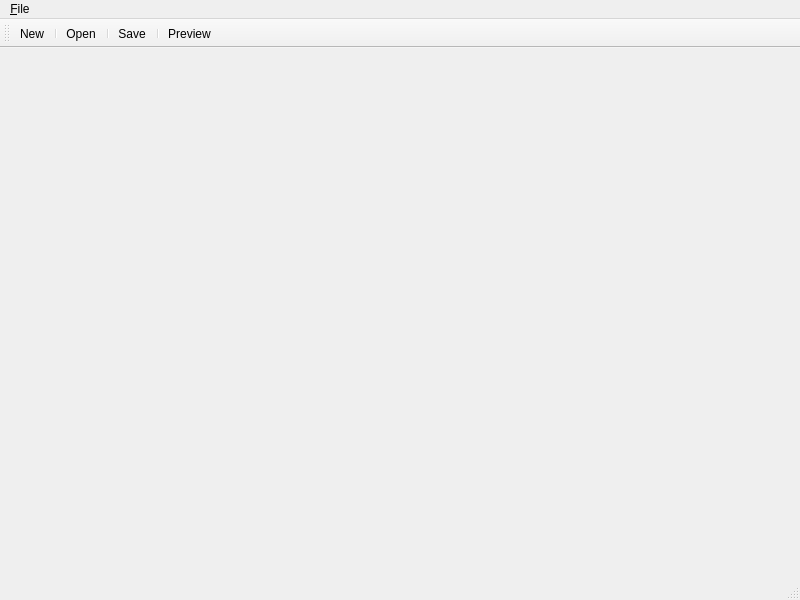
<?xml version="1.0" encoding="UTF-8"?>
<ui version="4.0">
 <class>MainWindow</class>
 <widget class="QMainWindow" name="MainWindow">
  <property name="geometry">
   <rect>
    <x>0</x>
    <y>0</y>
    <width>800</width>
    <height>600</height>
   </rect>
  </property>
  <property name="windowTitle">
   <string>TikZ Kit</string>
  </property>
  <widget class="QWidget" name="centralwidget"/>
  <widget class="QMenuBar" name="menubar">
   <property name="geometry">
    <rect>
     <x>0</x>
     <y>0</y>
     <width>800</width>
     <height>20</height>
    </rect>
   </property>
   <widget class="QMenu" name="menu_File">
    <property name="title">
     <string>&amp;File</string>
    </property>
    <addaction name="aNew"/>
    <addaction name="aOpen"/>
    <addaction name="aSave"/>
    <addaction name="separator"/>
    <addaction name="aQuit"/>
   </widget>
   <addaction name="menu_File"/>
  </widget>
  <widget class="QStatusBar" name="statusbar"/>
  <widget class="QToolBar" name="toolBar">
   <property name="windowTitle">
    <string>toolBar</string>
   </property>
   <property name="toolButtonStyle">
    <enum>Qt::ToolButtonTextUnderIcon</enum>
   </property>
   <attribute name="toolBarArea">
    <enum>TopToolBarArea</enum>
   </attribute>
   <attribute name="toolBarBreak">
    <bool>false</bool>
   </attribute>
   <addaction name="aNew"/>
   <addaction name="separator"/>
   <addaction name="aOpen"/>
   <addaction name="separator"/>
   <addaction name="aSave"/>
   <addaction name="separator"/>
   <addaction name="aPreview"/>
  </widget>
  <action name="aOpen">
   <property name="icon">
    <iconset theme="document-open">
     <normaloff/>
    </iconset>
   </property>
   <property name="text">
    <string>&amp;Open</string>
   </property>
   <property name="shortcut">
    <string>Ctrl+O</string>
   </property>
  </action>
  <action name="aNew">
   <property name="icon">
    <iconset theme="document-new">
     <normaloff/>
    </iconset>
   </property>
   <property name="text">
    <string>&amp;New</string>
   </property>
   <property name="shortcut">
    <string>Ctrl+N</string>
   </property>
  </action>
  <action name="aQuit">
   <property name="icon">
    <iconset theme="application-exit">
     <normaloff/>
    </iconset>
   </property>
   <property name="text">
    <string>&amp;Quit</string>
   </property>
   <property name="shortcut">
    <string>Ctrl+Q</string>
   </property>
  </action>
  <action name="aSave">
   <property name="icon">
    <iconset theme="document-save">
     <normaloff/>
    </iconset>
   </property>
   <property name="text">
    <string>Save</string>
   </property>
   <property name="toolTip">
    <string>Save</string>
   </property>
   <property name="shortcut">
    <string>Ctrl+S</string>
   </property>
  </action>
  <action name="aPreview">
   <property name="icon">
    <iconset theme="application-pdf"/>
   </property>
   <property name="text">
    <string>Preview</string>
   </property>
  </action>
 </widget>
 <resources/>
 <connections>
  <connection>
   <sender>aQuit</sender>
   <signal>triggered()</signal>
   <receiver>MainWindow</receiver>
   <slot>close()</slot>
   <hints>
    <hint type="sourcelabel">
     <x>-1</x>
     <y>-1</y>
    </hint>
    <hint type="destinationlabel">
     <x>399</x>
     <y>299</y>
    </hint>
   </hints>
  </connection>
 </connections>
</ui>
